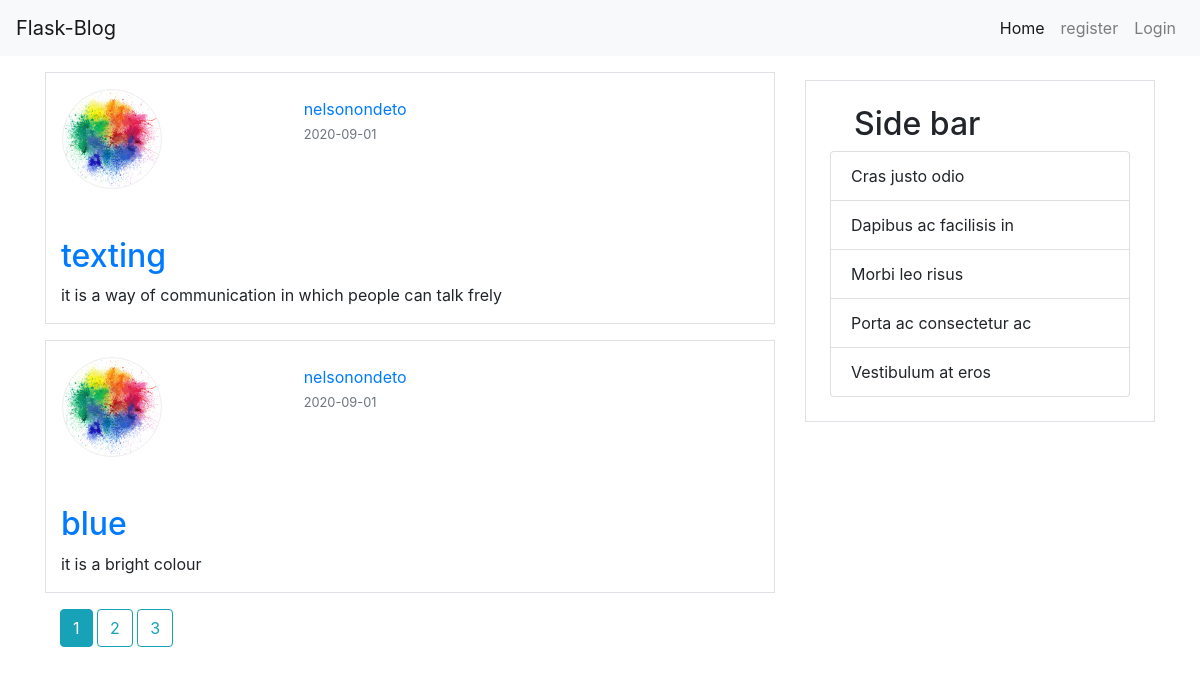
The app's page /user/nelsonondeto with its own data.
### flaskblog/models.py (models this page shows, shortened)
class Post(db.Model):
    id = db.Column(db.Integer,primary_key=True)
    title = db.Column(db.String(100),nullable=False)
    content = db.Column(db.Text,nullable=False)
    date_posted = db.Column(db.DateTime,nullable=False,default=datetime.utcnow)
    user_id = db.Column(db.Integer,db.ForeignKey('user.id'),nullable=False)

class User(db.Model,UserMixin):
    id = db.Column(db.Integer,primary_key=True)
    username = db.Column(db.String(20),unique=True,nullable=False)
    email = db.Column(db.String(120),unique=True,nullable=False)
    image_file = db.Column(db.String(60),nullable=False,default='default.png')
    password = db.Column(db.String(20),nullable=False)
    posts = db.relationship('Post',backref='author',lazy=True)

### flaskblog/routes.py (the view)
@app.route('/user/<string:username>')
def user_post(username):
    user = User.query.filter_by(username=username).first_or_404()
    page = request.args.get('page',1,type=int)
    posts = Post.query.filter_by(author=user).order_by(Post.date_posted.desc()).paginate(page=page,per_page=2)
    return render_template('user_posts.html',posts=posts,user=user)

### flaskblog/templates/user_posts.html
{% extends "base.html"%}
{% block content%}
    <div class="container">
        {%for post in posts.items%}
            <div class="row border mb-3">
                <div class="col-md-4 p-3">
                    <div class="" >
                        <img src="{{url_for('static',filename='profile_pic/'+ post.author.image_file)}}" alt="" style="width:100px; height:100px; border: 1px solid #eee; border-radius: 50%;display: block; object-fit: cover; " class="">
                    </div>
                </div>
                <div class="col-md-8 pt-4">
                    <a href="{{url_for('user_post',username=post.author.username)}}">{{post.author.username}}</a>
                    <p class=""><small class="text-muted">{{post.date_posted.strftime('%Y-%m-%d')}}</small></p>
                </div>
                <div class="col-md-12  pt-4">
                    <h2 class="my-2"><a href="{{url_for('post', post_id = post.id)}}">{{post.title}}</a></h2>
                    <p>{{post.content}}</p>
                </div>
            </div>
        {%endfor%}
        {% for page_num in posts.iter_pages(left_edge=1,right_edge=1,left_current=1,right_current=2)%}
            {% if page_num%}
                {% if posts.page == page_num%}
                <a class="btn btn-info" href="{{url_for('user_post', page = page_num,username=user.username)}}">{{page_num}}</a>
                {%else%}
                    <a class="btn btn-outline-info" href="{{url_for('user_post', page = page_num,username=user.username)}}">{{page_num}}</a>
                {%endif%}
            {%else%}
                ...
            {%endif%}
        {%endfor%}
    </div>
{% endblock content%}

### records on screen
Post: image_file (placeholder picture), author.username "nelsonondeto", date_posted "2020-09-01", title "texting", content "it is a way of communication in which people can talk frely"
Post: image_file (placeholder picture), author.username "nelsonondeto", date_posted "2020-09-01", title "blue", content "it is a bright colour"

### other values on screen
{{ page_num }} "1"
{{ page_num }} "2" "3"
